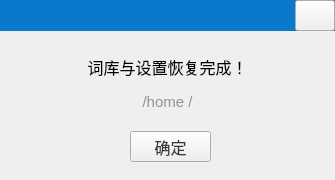
<?xml version="1.0" encoding="UTF-8"?>
<ui version="4.0">
 <class>BackupDialog</class>
 <widget class="QDialog" name="BackupDialog">
  <property name="geometry">
   <rect>
    <x>0</x>
    <y>0</y>
    <width>335</width>
    <height>180</height>
   </rect>
  </property>
  <property name="windowTitle">
   <string>Form</string>
  </property>
  <widget class="QStackedWidget" name="stackedWidget">
   <property name="geometry">
    <rect>
     <x>0</x>
     <y>31</y>
     <width>335</width>
     <height>149</height>
    </rect>
   </property>
   <property name="currentIndex">
    <number>2</number>
   </property>
   <widget class="QWidget" name="pageBackupRestore">
    <widget class="QLabel" name="label">
     <property name="geometry">
      <rect>
       <x>32</x>
       <y>30</y>
       <width>241</width>
       <height>31</height>
      </rect>
     </property>
     <property name="font">
      <font>
       <pointsize>12</pointsize>
      </font>
     </property>
     <property name="text">
      <string>正在备份，请稍后...</string>
     </property>
    </widget>
    <widget class="QProgressBar" name="progressBar">
     <property name="geometry">
      <rect>
       <x>30</x>
       <y>80</y>
       <width>271</width>
       <height>21</height>
      </rect>
     </property>
     <property name="font">
      <font>
       <pointsize>12</pointsize>
      </font>
     </property>
     <property name="styleSheet">
      <string notr="true">QProgressBar::chunk{
background-color:#0A78CB;
width:10px;
margin:0.5px;
}</string>
     </property>
     <property name="maximum">
      <number>100</number>
     </property>
     <property name="value">
      <number>10</number>
     </property>
     <property name="format">
      <string/>
     </property>
    </widget>
   </widget>
   <widget class="QWidget" name="pageBackupOk">
    <widget class="QLabel" name="label_2">
     <property name="geometry">
      <rect>
       <x>0</x>
       <y>30</y>
       <width>335</width>
       <height>31</height>
      </rect>
     </property>
     <property name="font">
      <font>
       <pointsize>12</pointsize>
      </font>
     </property>
     <property name="text">
      <string>词库与设置备份完毕，是否查看备份文件？</string>
     </property>
     <property name="alignment">
      <set>Qt::AlignCenter</set>
     </property>
    </widget>
    <widget class="QPushButton" name="btnYes">
     <property name="geometry">
      <rect>
       <x>60</x>
       <y>90</y>
       <width>81</width>
       <height>31</height>
      </rect>
     </property>
     <property name="font">
      <font>
       <pointsize>12</pointsize>
      </font>
     </property>
     <property name="styleSheet">
      <string notr="true">color: rgb(56, 56, 56);</string>
     </property>
     <property name="text">
      <string>是</string>
     </property>
    </widget>
    <widget class="QPushButton" name="btnNo">
     <property name="geometry">
      <rect>
       <x>190</x>
       <y>90</y>
       <width>81</width>
       <height>31</height>
      </rect>
     </property>
     <property name="font">
      <font>
       <pointsize>12</pointsize>
      </font>
     </property>
     <property name="styleSheet">
      <string notr="true">color: rgb(56, 56, 56);</string>
     </property>
     <property name="text">
      <string>否</string>
     </property>
    </widget>
   </widget>
   <widget class="QWidget" name="pagePrompt">
    <widget class="QPushButton" name="btnOk">
     <property name="geometry">
      <rect>
       <x>130</x>
       <y>100</y>
       <width>81</width>
       <height>31</height>
      </rect>
     </property>
     <property name="font">
      <font>
       <pointsize>12</pointsize>
      </font>
     </property>
     <property name="styleSheet">
      <string notr="true">color: rgb(56, 56, 56);</string>
     </property>
     <property name="text">
      <string>确定</string>
     </property>
    </widget>
    <widget class="QLabel" name="labelPrompt">
     <property name="geometry">
      <rect>
       <x>0</x>
       <y>20</y>
       <width>335</width>
       <height>31</height>
      </rect>
     </property>
     <property name="font">
      <font>
       <pointsize>12</pointsize>
      </font>
     </property>
     <property name="text">
      <string>词库与设置恢复完成！</string>
     </property>
     <property name="alignment">
      <set>Qt::AlignCenter</set>
     </property>
    </widget>
    <widget class="QLabel" name="labelDir">
     <property name="geometry">
      <rect>
       <x>0</x>
       <y>50</y>
       <width>335</width>
       <height>41</height>
      </rect>
     </property>
     <property name="font">
      <font>
       <pointsize>11</pointsize>
      </font>
     </property>
     <property name="styleSheet">
      <string notr="true">color: rgba(56, 56, 56,128);</string>
     </property>
     <property name="text">
      <string>/home /</string>
     </property>
     <property name="alignment">
      <set>Qt::AlignCenter</set>
     </property>
     <property name="wordWrap">
      <bool>true</bool>
     </property>
    </widget>
   </widget>
  </widget>
  <widget class="QLabel" name="labelWin">
   <property name="geometry">
    <rect>
     <x>0</x>
     <y>0</y>
     <width>335</width>
     <height>31</height>
    </rect>
   </property>
   <property name="sizePolicy">
    <sizepolicy hsizetype="Preferred" vsizetype="Fixed">
     <horstretch>0</horstretch>
     <verstretch>0</verstretch>
    </sizepolicy>
   </property>
   <property name="minimumSize">
    <size>
     <width>0</width>
     <height>31</height>
    </size>
   </property>
   <property name="font">
    <font>
     <pointsize>13</pointsize>
    </font>
   </property>
   <property name="styleSheet">
    <string notr="true">color: rgb(255, 255, 255);
background-color: rgb(10, 120, 203);</string>
   </property>
   <property name="text">
    <string/>
   </property>
   <property name="alignment">
    <set>Qt::AlignCenter</set>
   </property>
  </widget>
  <widget class="QPushButton" name="btnClose">
   <property name="geometry">
    <rect>
     <x>295</x>
     <y>0</y>
     <width>40</width>
     <height>31</height>
    </rect>
   </property>
   <property name="styleSheet">
    <string notr="true">#btnClose
{
    border-image: url(:/image/setting/close1.png);
}
</string>
   </property>
   <property name="text">
    <string/>
   </property>
  </widget>
 </widget>
 <resources/>
 <connections/>
</ui>
